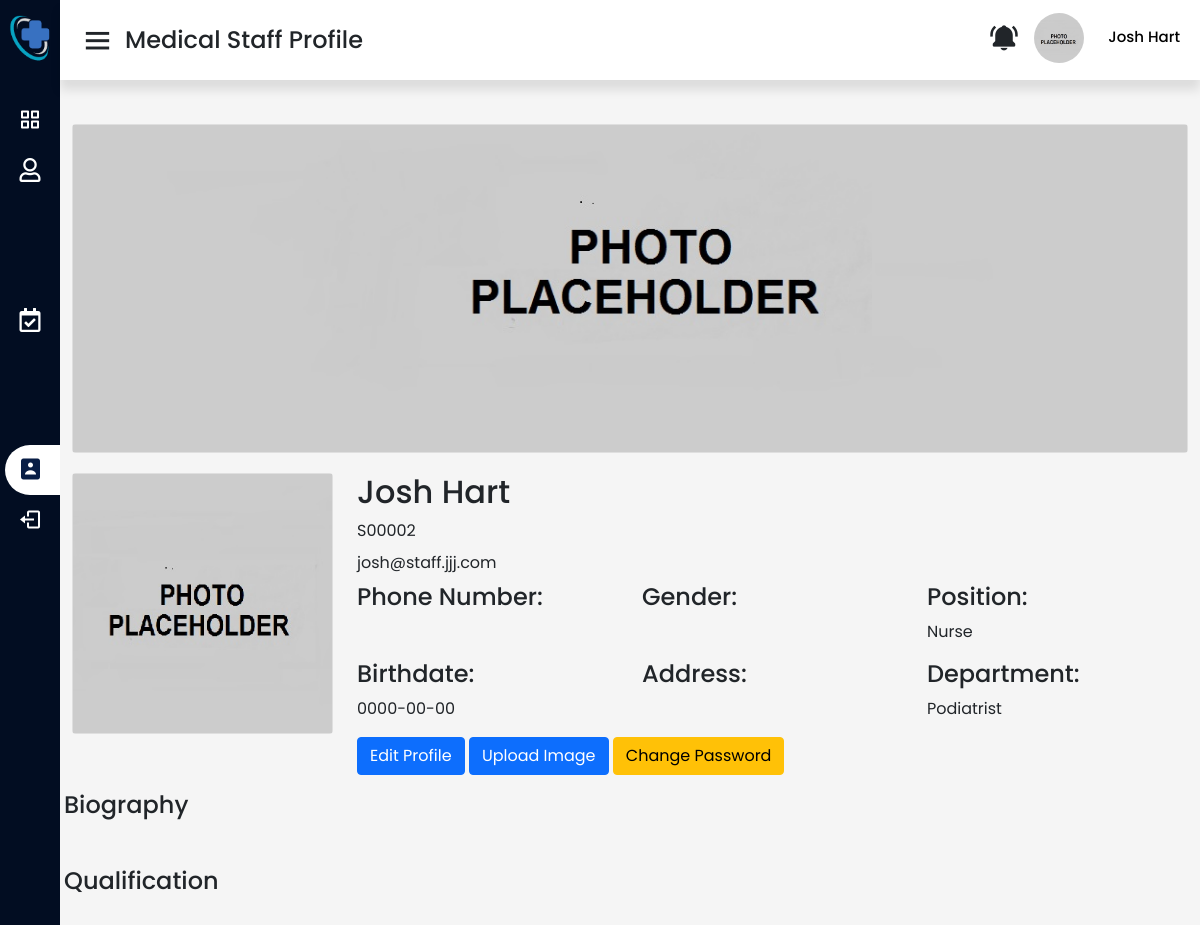
The page /staffprofile.php (signed in) on the database its author committed.
### tables this page shows
CREATE TABLE `staff` (
  `staffPrefix` varchar(1) NOT NULL DEFAULT 'S',
  `staffId` int(5) UNSIGNED ZEROFILL NOT NULL,
  `staffName` varchar(50) NOT NULL,
  `staffEmail` varchar(50) NOT NULL,
  `staffPassword` varchar(50) NOT NULL,
  `staffPosition` varchar(50) NOT NULL,
  `staffDepartment` varchar(50) NOT NULL,
  `staffUsertype` varchar(50) NOT NULL DEFAULT 'staff',
  `staffPhone_number` varchar(50) NOT NULL,
  `staffGender` varchar(50) NOT NULL,
  `staffAddress` varchar(50) NOT NULL,
  `staffBirthdate` date NOT NULL,
  `staffImage_profile` varchar(50) NOT NULL,
  `staffImage_cover` varchar(50) NOT NULL,
  `staffBiography` varchar(256) NOT NULL,
  `staffQualification` varchar(256) NOT NULL
);

### staffprofile.php (the view, shortened to what this page needs)
<?php
include 'connection.php';
?>
<!DOCTYPE html>
<html lang="en">
<head>
  <link rel="stylesheet" href="asset/css/navbar.css">
  <link rel="stylesheet" href="asset/css/staffstyle.css">
  <?php include('asset/includes/cssCDN.php'); ?>
</head>
</head>
<body>
  <?php $page = 'staffprofile';
  include('asset/includes/staffSideBar.php'); ?>
  <section class="home-section">
    <nav>
      <div class="sidebar-button">
        <i class='bx bx-menu sidebarBtn'></i>
        <span class="dashboard">Medical Staff Profile</span>
      </div>
      <div class="right-nav">
        <div class="right noti-bell my-auto">
          <i class='bx bxs-bell-ring'></i>
        </div>
        <div class="profile dropdown">
          <div>
            <img src="asset/image/short-emp.jpg">
            <span class="profile_name"><?php echo $_SESSION['staffName']; ?></span>
          </div>
        </div>
      </div>
    </nav>
  </section>
  <section class="home-section">
    <div class="home-content">
      <?php
          $currentUser = $_SESSION['staffName'];
          $sql = "SELECT * FROM staff WHERE staffName ='$currentUser'";
          $result=mysqli_query($data,$sql);
          if($result){
            while($row = mysqli_fetch_assoc($result)){
                $prefix = $row['staffPrefix'];
                $id = $row['staffId'];
                $name = $row['staffName'];
                $email = $row['staffEmail'];
                $position = $row['staffPosition'];
                $department = $row['staffDepartment'];
                $birthdate = $row['staffBirthdate'];
      ?>
      <div class="profile">
        <div class="container-fluid">
          <div class="row">
            <div class="col-xl-12 m-t35">
              <div class="card card-coin">
                <img src="asset/image/long-emp.jpg" alt="">
              </div>
            </div>
          </div>
          <div class="row profile-details">
            <div class="col-xl-3">
              <div class="card card-coin">
                <img src="asset/image/short-emp.jpg" alt="">
              </div>
            </div>
            <div class="col-xl-9 m-t35 my-auto">
              <div class="row">
                <div class="mr-auto pr-3">
                  <h2 class="font-w300 mb-sm-2 mb-1 text-black"><?php echo $name ?></h2>
                </div>
              </div>
              <div class="row">
                <div class="mr-auto pr-3">
                  <p class="mb-sm-2 mb-1"><?php echo $prefix . "" . $id; ?></p>
                  <p class="mb-sm-2 mb-1"><?php echo $email?></p>
                </div>
              </div>
              <div class="row">
                <div class="col-lg-4">
                  <div class="mr-auto pr-3">
                    <h4>Phone Number:</h4>
                  </div>
                </div>
                <div class="col-lg-4">
                  <div class="mr-auto pr-3">
                    <h4>Gender:</h4>
                  </div>
                </div>
                <div class="col-lg-4">
                  <div class="mr-auto pr-3">
                    <h4>Position:</h4>
                    <p><?php echo $position ?></p>
                  </div>
                </div>
              </div>
              <div class="row">
                <div class="col-lg-4">
                  <div class="mr-auto pr-3">
                    <h4>Birthdate:</h4>
                    <p><?php echo $birthdate ?></p>
                  </div>
                </div>
                <div class="col-lg-4">
                  <div class="mr-auto pr-3">
                    <h4>Address:</h4>
                  </div>
                </div>
                <div class="col-lg-4">
                  <div class="mr-auto pr-3">
                    <h4>Department:</h4>
                    <p><?php echo $department ?></p>
                  </div>
                </div>
              </div>
              <button type="button" class="btn btn-primary" data-bs-toggle="modal" data-bs-target="#editProfile">
                Edit Profile
              </button>
              <button type="button" class="btn btn-primary" data-bs-toggle="modal" data-bs-target="#uploadImage">
                Upload Image
              </button>
              <button type="button" class="btn btn-warning" data-bs-toggle="modal" data-bs-target="#changePass">
                Change Password
              </button>
            </div>
          </div>
        </div>
        <div class="row">
          <div class="col-lg-12 p-3">
            <div class="mr-auto pr-3">
              <h4 class="fs-20 text-black font-w600">Biography</h4>
            </div>
          </div>
        </div>
        <div class="row">
          <div class="col-lg-12 p-3">
            <h4 class="fs-20 text-black font-w600">Qualification</h4>
          </div>
        </div>
        <?php
            }
          }
      ?>
      </div>
    </div>
  </section>
</body>
</html>

### asset/css/navbar.css (style rules this page uses)
.home-section { position: relative; background: #f5f5f5; min-height: 20px; height: 100%; width: calc(100% - 220px); left: 220px; transition: all 0.5s ease; overflow-y: auto; }
.home-section nav { display: flex; justify-content: space-between; height: 80px; background: #fff; display: flex; align-items: center; position: fixed; width: calc(100% - 220px); left: 220px; z-index: 100; padding: 0 20px; box-shadow: 0 10px 10px rgba(0, 0, 0, 0.1); transition: all 0.5s ease; }
.home-section nav .sidebar-button { display: flex; align-items: center; font-size: 24px; font-weight: 500; }
nav .sidebar-button i { font-size: 35px; margin-right: 10px; }
nav .right-nav { display: flex; }
nav .right-nav i { font-size: 30px; }
nav .right-nav .right { float: left; padding: 10px; }
nav .right-nav .profile img { border-radius: 50%; width: 50px; height: 50px; object-fit: cover; margin-left: 5px; margin-right: 10px; }
nav .right-nav .profile .profile_name { color: rgb(0, 0, 0); font-size: 15px; white-space: nowrap; font-weight: 500; margin-left: 10px; }
@media (max-width: 1240px) { .home-section { width: calc(100% - 60px); left: 60px; } }
@media (max-width: 1240px) { .home-section nav { width: calc(100% - 60px); left: 60px; } }

### asset/css/staffstyle.css (style rules this page uses)
* { margin: 0; padding: 0; box-sizing: border-box; font-family: "Poppins", sans-serif; }
body { overflow-x: hidden; }
.home-section .home-content { position: relative; padding-top: 104px; }
.home-section .home-content .profile { align-items: center; width: 100%; margin-bottom: 26px; }
.home-section .home-content .profile .profile-details { margin-top: 20px; }

### rows shown on the page
staff: staffName "Josh Hart", staffPrefix "S", staffId "00002", staffEmail "josh@staff.jjj.com", staffPosition "Nurse", staffBirthdate "0000-00-00", staffDepartment "Podiatrist"

### other values the page prints
$_SESSION['staffName'] "Josh Hart"
